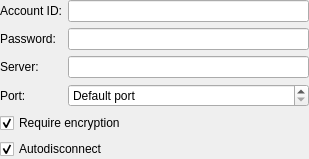
<?xml version="1.0" encoding="UTF-8"?>
<ui version="4.0">
 <class>AccountRegFirstPage</class>
 <widget class="QWidget" name="AccountRegFirstPage">
  <property name="geometry">
   <rect>
    <x>0</x>
    <y>0</y>
    <width>309</width>
    <height>148</height>
   </rect>
  </property>
  <property name="windowTitle">
   <string>General account settings</string>
  </property>
  <layout class="QVBoxLayout" name="verticalLayout">
   <property name="margin">
    <number>0</number>
   </property>
   <item>
    <layout class="QFormLayout" name="formLayout">
     <item row="0" column="0">
      <widget class="QLabel" name="AccIDLabel_">
       <property name="text">
        <string>Account ID:</string>
       </property>
      </widget>
     </item>
     <item row="0" column="1">
      <widget class="QLineEdit" name="AccID_"/>
     </item>
     <item row="2" column="0">
      <widget class="QLabel" name="ServerLabel_">
       <property name="text">
        <string>Server:</string>
       </property>
      </widget>
     </item>
     <item row="2" column="1">
      <widget class="QLineEdit" name="Server_"/>
     </item>
     <item row="3" column="0">
      <widget class="QLabel" name="PortLabel_">
       <property name="text">
        <string>Port:</string>
       </property>
      </widget>
     </item>
     <item row="3" column="1">
      <widget class="QSpinBox" name="Port_">
       <property name="specialValueText">
        <string>Default port</string>
       </property>
       <property name="maximum">
        <number>65535</number>
       </property>
      </widget>
     </item>
     <item row="1" column="0">
      <widget class="QLabel" name="PasswordLabel_">
       <property name="text">
        <string>Password:</string>
       </property>
      </widget>
     </item>
     <item row="1" column="1">
      <widget class="QLineEdit" name="Password_">
       <property name="echoMode">
        <enum>QLineEdit::Password</enum>
       </property>
      </widget>
     </item>
    </layout>
   </item>
   <item>
    <widget class="QCheckBox" name="RequireEncryption_">
     <property name="text">
      <string>Require encryption</string>
     </property>
     <property name="checked">
      <bool>true</bool>
     </property>
    </widget>
   </item>
   <item>
    <widget class="QCheckBox" name="Autodisconnect_">
     <property name="toolTip">
      <string>Automatically disconnect on LeechCraft shutdown.</string>
     </property>
     <property name="text">
      <string>Autodisconnect</string>
     </property>
     <property name="checked">
      <bool>true</bool>
     </property>
    </widget>
   </item>
  </layout>
 </widget>
 <resources/>
 <connections/>
</ui>
